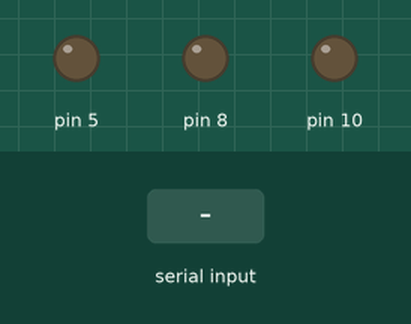
Simulated run of this sketch. Board: Arduino Uno, built with avr-gcc and run on an emulated ATmega328P. Parts: output pins drawn as LEDs (lit = HIGH). The test bench sets the inputs (shaded band). What the sketch prints to the serial monitor is not drawn.

Above: at 1.2 s.
1.3 s: "h" received over Serial
At 2.5 s:
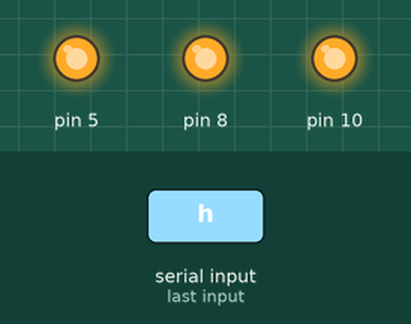
4.3 s: "1" received over Serial
Timing chart, 0 to 7.3 s (numbered marks = the images above; inputs shaded):
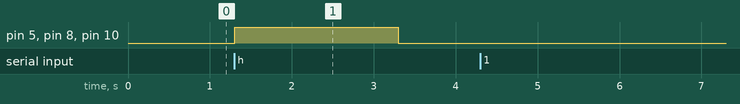

The sketch:

lab3.ino
```cpp
void setup() {
  Serial.begin(9600);
  pinMode(5,OUTPUT);
  pinMode(8,OUTPUT);
  pinMode(10,OUTPUT);
}

void loop() {
  if (Serial.available() > 0) {
    char incomingByte = Serial.read();
    if(incomingByte == 'h')
    {
       digitalWrite(5, HIGH);
       digitalWrite(8, HIGH);
       digitalWrite(10, HIGH);
       delay(2000);
       digitalWrite(5, 0);
       digitalWrite(8, 0);
       digitalWrite(10, 0);
    }
   else
   {
   Serial.println(incomingByte);
   }
}
}
```

Measured:
- after the input at 1.3 s, pin 5, pin 8, pin 10: LOW → HIGH at once, → LOW 2.0 s later
- after the input at 4.3 s, every drawn part: stays the same
